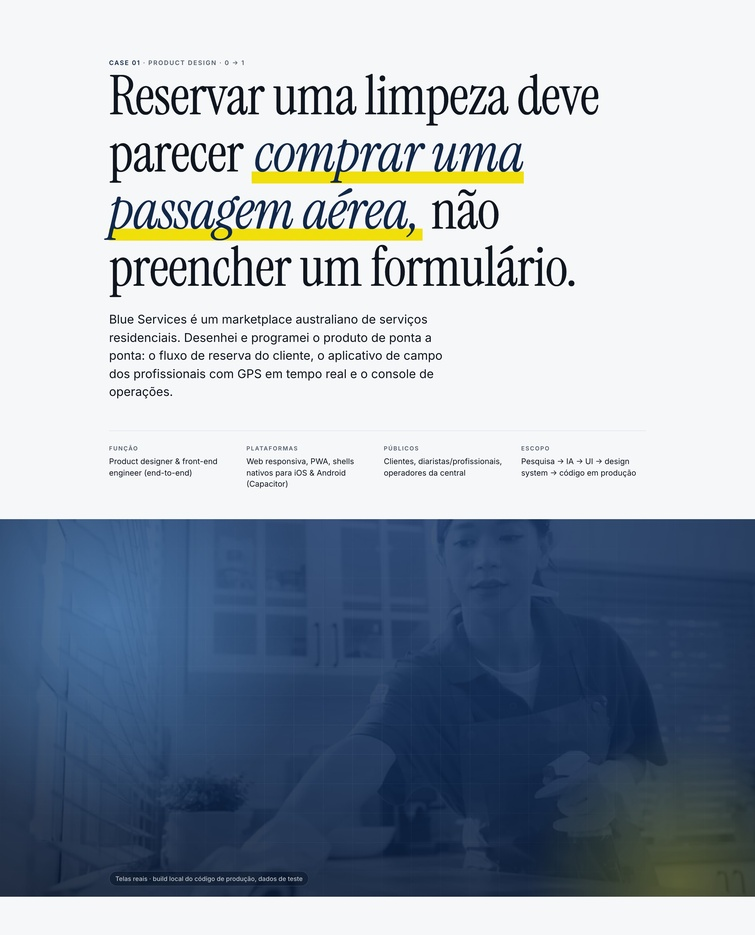
#> input picture portfolio_claude/fiverr_jpg/01_blue-services/01_abertura.jpg, 755 x 935 px, shrunk from 2880 x 3566 before the run; its folder holds 3 pictures in this run
$ python stitch_fiverr_jpg.py
#> lines starting #> are read from the running program, lines starting #| are printed output that depends on the picture
#!/usr/bin/env python3
# Remonta fiverr_jpg/<case>/00_pagina-inteira.jpg empilhando as imagens de seção
# (o fullPage do Chrome repete o topo e deixa áreas em branco em páginas longas).
import glob, os
from PIL import Image
Image.MAX_IMAGE_PIXELS = None
OUT = os.path.join(os.path.dirname(os.path.abspath(__file__)), '..', 'fiverr_jpg')
for d in sorted(glob.glob(os.path.join(OUT, '*/'))):
    parts = sorted(f for f in glob.glob(d + '*.jpg') if not os.path.basename(f).startswith('00_'))
    ims = [Image.open(f) for f in parts]
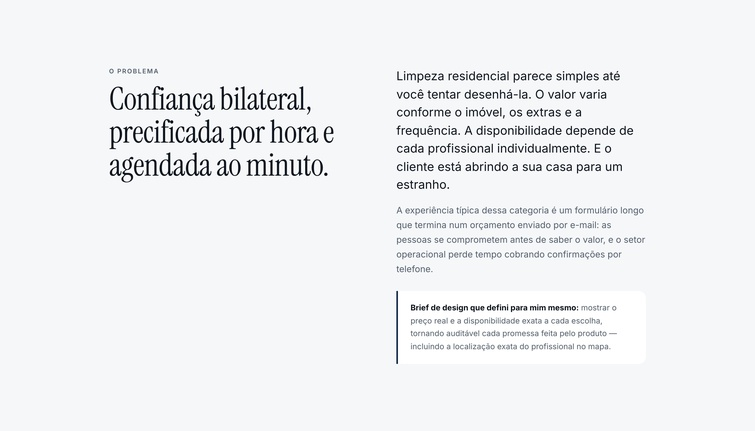
#> input picture portfolio_claude/fiverr_jpg/01_blue-services/02_context.jpg, 755 x 431 px, shrunk from 2880 x 1644 before the run
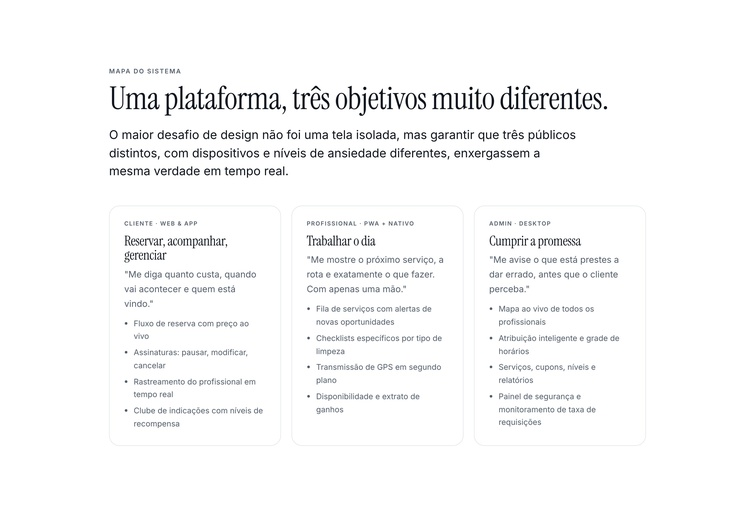
#> input picture portfolio_claude/fiverr_jpg/01_blue-services/03_ecosystem.jpg, 755 x 513 px, shrunk from 2880 x 1956 before the run
#> ims = 3 items
    w = ims[0].width
#> w = 755
    sheet = Image.new('RGB', (w, sum(i.height for i in ims)), 'white')
#> sheet: PIL image 755x1879 RGB; every value is 255
    y = 0
    for i in ims:
        sheet.paste(i, (0, y)); y += i.height
#> this loop made 3 passes
#> y on passes 1 to 3: 935, 1366, 1879
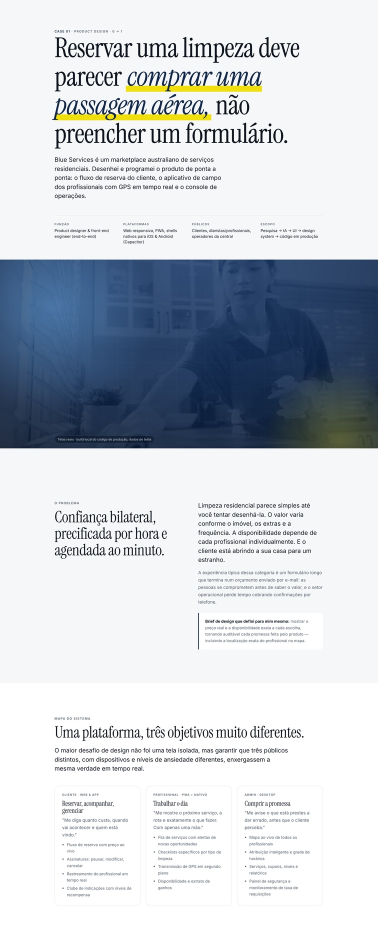
#> sheet: PIL image 755x1879 RGB (shown at 1/2 size); mean R, G, B 200.3, 205.7, 212.5
#> after the loop, y = 1879
    sheet.save(d + '00_pagina-inteira.jpg', quality=88, optimize=True)
    print('✓', os.path.basename(d.rstrip('/')), sheet.size)
#| ✓ 01_blue-services (755, 1879)
